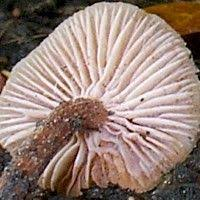
#> input picture mushroom_app/static/feature_imgs/broad_gillsize.jpeg, 200 x 200 px, found by its file name; its folder holds 4 pictures in this run
$ python std_feature_img_size.py
#> lines starting #> are read from the running program, lines starting #| are printed output that depends on the picture
from PIL import Image
import os

#contain with image file paths
filepaths = os.listdir('/Users/powers_rc/DS_practice/mushroom_project/mushroom_app/static/feature_imgs')

for p in filepaths:
    img = Image.open('/Users/powers_rc/DS_practice/mushroom_project/mushroom_app/static/feature_imgs/' + p)
#> img is the input picture: PIL image 200x200 RGB; mean R, G, B 151.3, 129.8, 121.2
    new_img = img.resize((264,264))
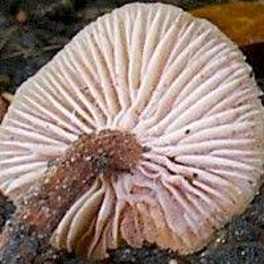
#> new_img: PIL image 264x264 RGB; mean R, G, B 151.3, 129.8, 121.2
    new_img.save('/Users/powers_rc/DS_practice/mushroom_project/mushroom_app/static/feature_imgs/'+ p)
